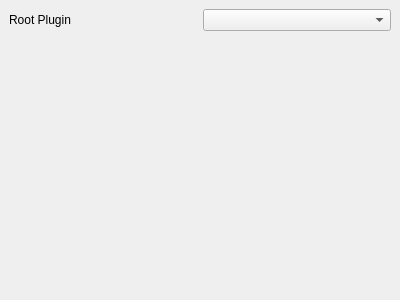
<?xml version="1.0" encoding="UTF-8"?>
<ui version="4.0">
 <class>RegsExplorerNew</class>
 <widget class="QDockWidget" name="RegsExplorerNew">
  <property name="geometry">
   <rect>
    <x>0</x>
    <y>0</y>
    <width>400</width>
    <height>300</height>
   </rect>
  </property>
  <property name="windowTitle">
   <string>Regs Explorer</string>
  </property>
  <widget class="QWidget" name="dockWidgetContents">
   <layout class="QGridLayout" name="gridLayout">
    <item row="0" column="1">
     <widget class="QComboBox" name="comboBox"/>
    </item>
    <item row="0" column="0">
     <widget class="QLabel" name="label">
      <property name="text">
       <string>Root Plugin</string>
      </property>
     </widget>
    </item>
    <item row="1" column="0" colspan="2">
     <widget class="SocRegsViewerNew" name="regsViewer" native="true"/>
    </item>
   </layout>
  </widget>
 </widget>
 <customwidgets>
  <customwidget>
   <class>SocRegsViewerNew</class>
   <extends>QWidget</extends>
   <header location="global">socregsviewernew.h</header>
   <container>1</container>
  </customwidget>
 </customwidgets>
 <resources/>
 <connections/>
</ui>
